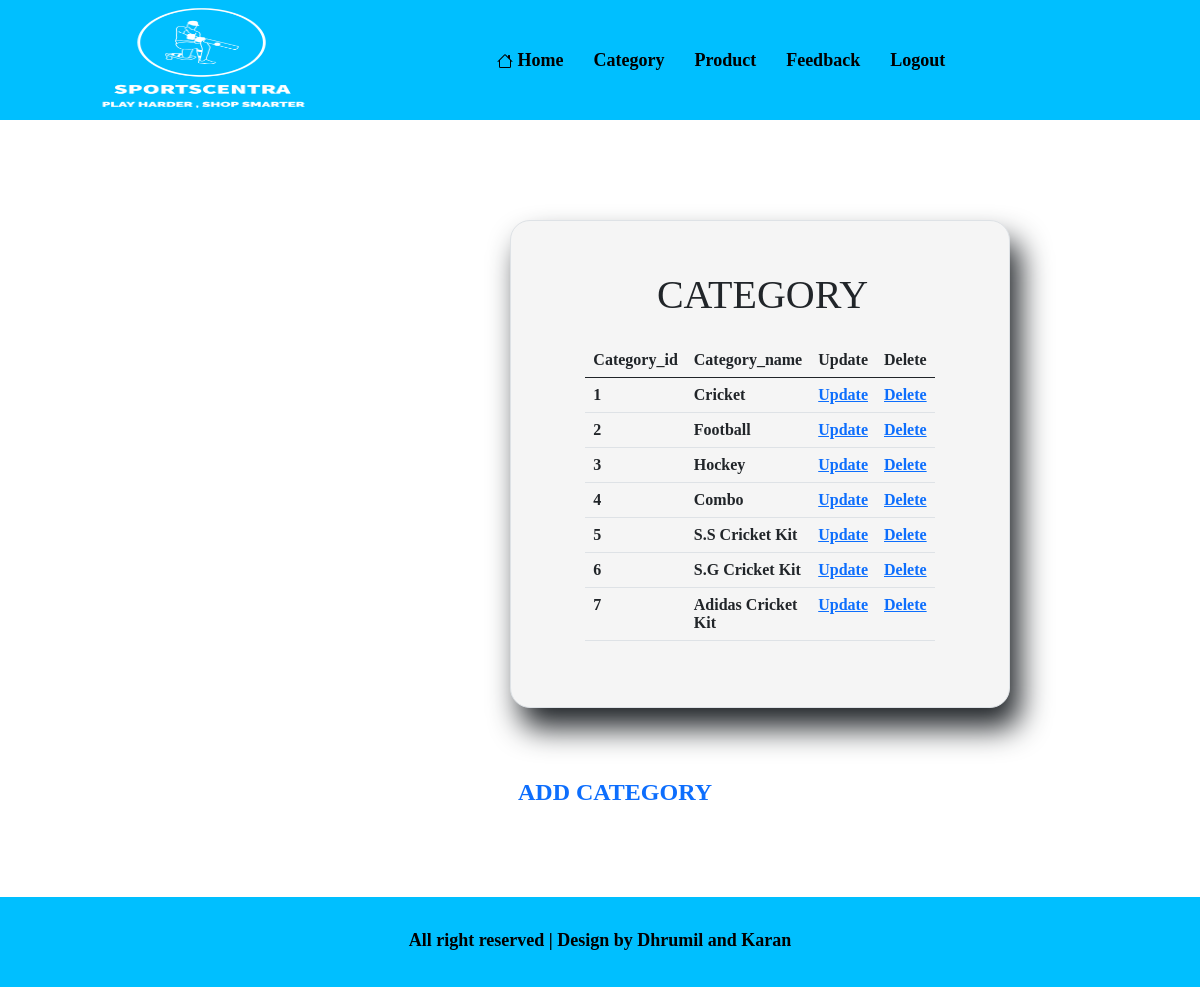
The page /Admin/Category.php on the database its author committed.
### tables this page shows
CREATE TABLE `category` (
  `Category_id` int(10) NOT NULL,
  `Category_name` varchar(20) NOT NULL
);

### Admin/Category.php (the view, shortened to what this page needs)
<html>
    <head>
        <link href="https://cdn.jsdelivr.net/npm/bootstrap@5.0.2/dist/css/bootstrap.min.css" rel="stylesheet">
    <link href="../CSS/Category.css" rel="stylesheet">
    <link href="../CSS/Admin_Header.css" rel="stylesheet">
    <link href="../CSS/Admin_Footer.css" rel="stylesheet">
    </head>
    <body>
        <?php
            include('Header.php');
         ?>
       <center class="b border">
        <h1 class="h1">CATEGORY</h1>
        <table class="table w-75 mt-4 t">
            <thead>
                <tr>
                    <th>Category_id</th>
                    <th>Category_name</th>
                    <th>Update</th>
                    <th>Delete</th>
                </tr>
            </thead>
            <tbody class = "mt-5">
            <?php
                $con = mysqli_connect("localhost","root","","admin");
                $q1 = "select * from category";
                $result = mysqli_query($con,$q1);
                while($row = mysqli_fetch_array($result,MYSQLI_BOTH))
                {
                    echo "<tr>";
                    echo "<td>".$row[0]."</td>";
                    echo "<td>".$row[1]."</td>";
                    echo "<td><a href='Update_Category.php?id=".$row[0]."'>Update</a>";
                    echo "<td><a href='Delete_Category.php?id=".$row[0]."'>Delete</a>";
                    echo "</tr>";
                }
            ?>
        </tbody>
        </table>
</center>
        <center>
            <a href="Add_Category.php" class="u"><h4 class="add">ADD CATEGORY</h4></a>
        </center>
        <?php
            include('Footer.php');
        ?>
    </body>
    </html>

### Admin/Header.php (shortened to what this page needs)
<html>
    <head>
            <link href="https://cdn.jsdelivr.net/npm/bootstrap@5.0.2/dist/css/bootstrap.min.css" rel="stylesheet">
        <link href="../CSS/Admin_Header.css" rel="stylesheet">
    </head>
    <body>
        <nav class="navbar navbar-expand-lg navbar-light bg" style="height:120px">
            <div class="container">
                <img src = "../Image/logo.png" class = "img">
                <div class="collapse navbar-collapse" id="navbarNavDropdown">
                    <a href = "Home.php" class = "home" style = "color:black;">
                    Home
                    </a>
                    <a href = "Category.php" class = "cat" style = "color:black;">Category</a>
                    <a href = "Product.php" class = "cat" style = "color:black;">Product</a>
                    <a href = "Feedback.php" class = "cat" style = "color:black;">Feedback</a>
                    <a href = "Index.php" class = "cat" style = "color:black;">Logout</a>
                </div>
            </div>
        </nav>
    </body>
</html>

### Admin/Footer.php (shortened to what this page needs)
<html>
    <head>
            <link href="https://cdn.jsdelivr.net/npm/bootstrap@5.0.2/dist/css/bootstrap.min.css" rel="stylesheet">
            <link href="../CSS/Admin_Footer.css" rel="stylesheet">
    </head>
    <body>
            <center>
            <div class="container-fluid footer">
                <div class="row">
                    <p class = "f3"><b>All right reserved | Design by Dhrumil and Karan<b></p>
                </div>
            </div>
            </center>
    </body>
</html>

### CSS/Category.css (style rules this page uses)
.h1 { margin-left: 5px; font-family: 'Times New Roman'; font-weight: bold; }
.border { margin-top: 100px; margin-left: 510px; padding: 50px; border-radius: 20px; width: 500px; box-shadow: 10px 20px 30px; background-color: whitesmoke }
.t { font-family: 'Times New Roman'; font-weight: bold; }
.u { text-decoration: none; }
.add { font-family: 'Times New Roman'; font-weight: bold; margin-top:70px ; }

### CSS/Admin_Header.css (style rules this page uses)
.bg { background-color:deepskyblue; }
.img { width: 290px; height: 160px; margin-left: 15px; padding-bottom: 5px; }
.home { text-decoration: none; margin-left:150px; font-family: 'Times New Roman'; font-size: 18px; font-weight: bold; }
.cat { text-decoration: none; margin-left: 30px; font-family: 'Times New Roman'; font-size: 18px; font-weight: bold; }
.add { text-decoration: none; margin-left: 30px; font-family: 'Times New Roman'; }

### CSS/Admin_Footer.css (style rules this page uses)
.footer { background-color:deepskyblue; height:90px; margin-top: 90px; }
.f3 { color:black; margin-top: 30px; font-family: 'Times New Roman'; font-weight: bold; font-size: 18px; }

### rows shown on the page
category: Category_id "1", Category_name "Cricket"
category: Category_id "2", Category_name "Football"
category: Category_id "3", Category_name "Hockey"
category: Category_id "4", Category_name "Combo"
category: Category_id "5", Category_name "S.S Cricket Kit"
category: Category_id "6", Category_name "S.G Cricket Kit"
category: Category_id "7", Category_name "Adidas Cricket Kit"
